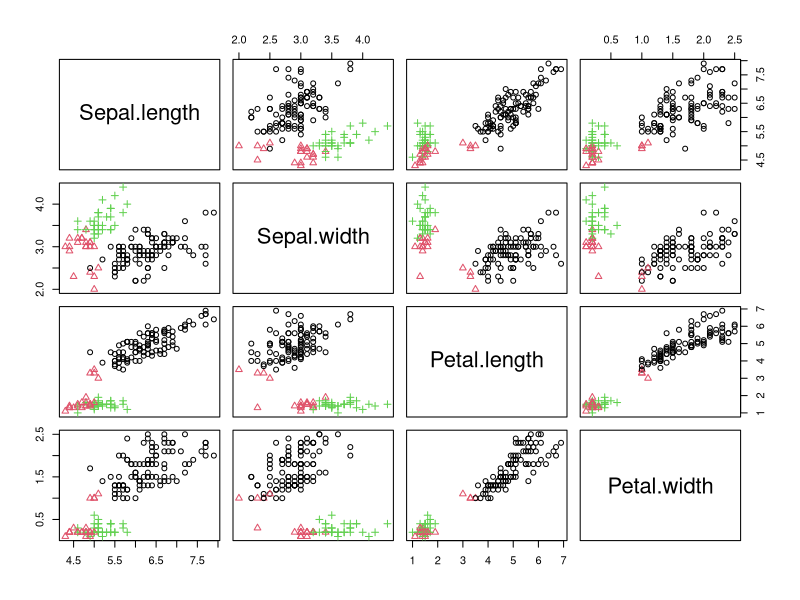
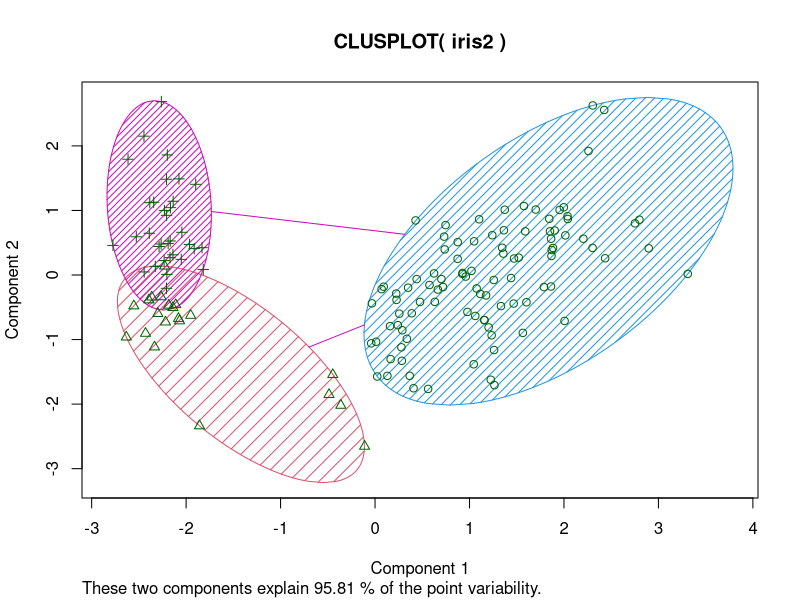

These charts were generated, in order, by the following R code:
library(cluster)
iris2 = matrix(c(t(iris[sample(nrow(iris)),1:4])), nrow = 150, ncol = 4, byrow = TRUE)
colnames(iris2) <- c("Sepal.length","Sepal.width","Petal.length","Petal.width")
km = kmeans(iris2, 3)
pairs(iris2,col = km$cluster, pch = km$cluster)
clusplot(iris2, km$cluster, color = TRUE, shade = TRUE)
